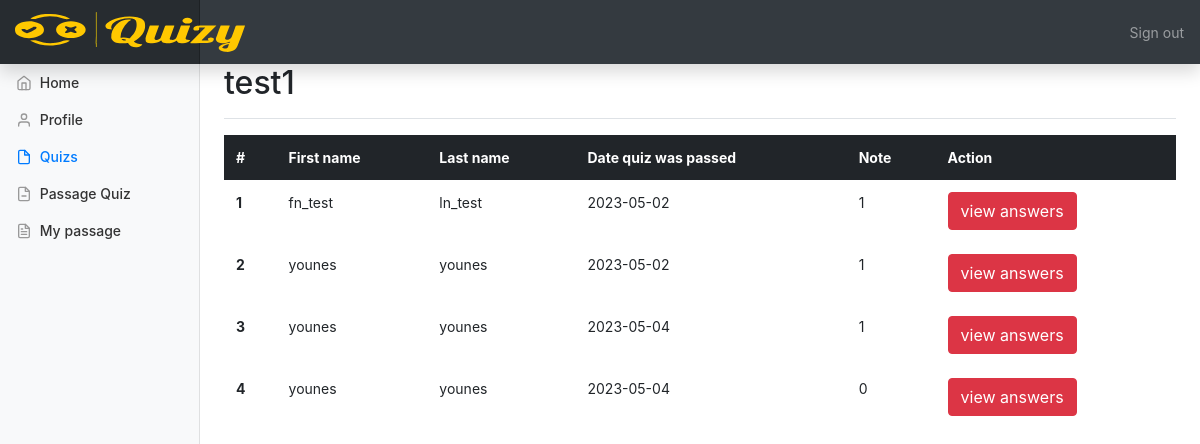
Page /includes/view_result.php?idQ=14 (signed in) on the earlier database version.
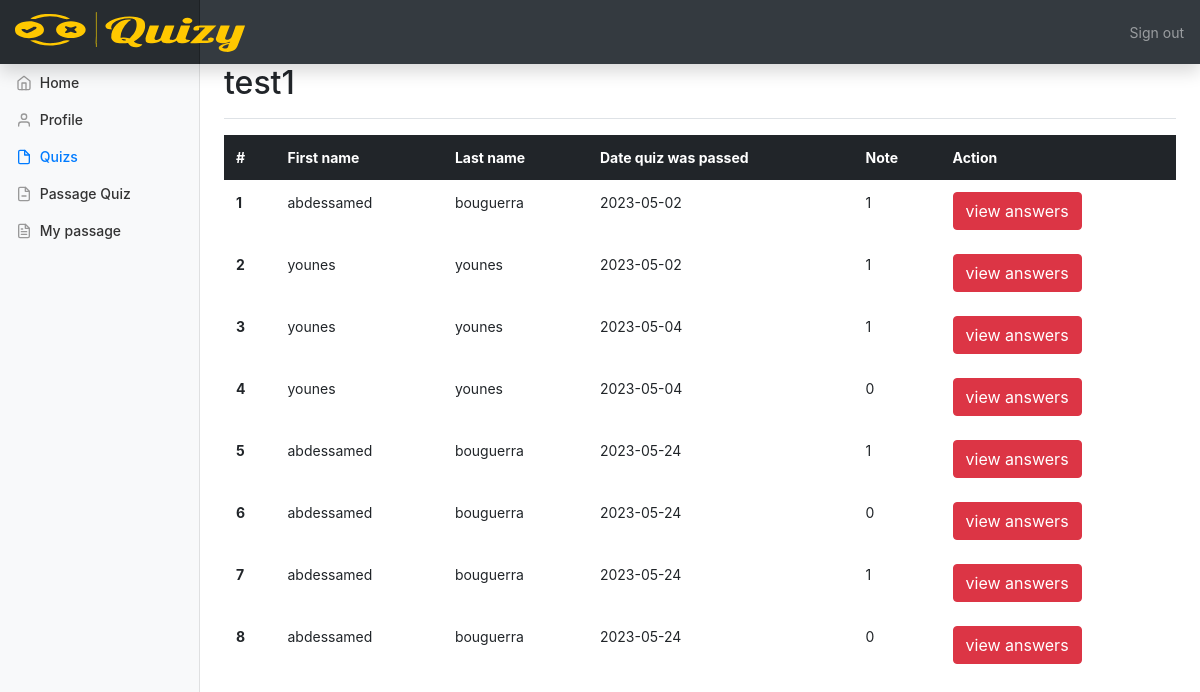
Same page on the later database version.
### tables this page shows
CREATE TABLE `pass_quiz` (
  `id_pass` int(11) NOT NULL,
  `id_user` int(11) DEFAULT NULL,
  `id_quiz` int(11) DEFAULT NULL,
  `date` date DEFAULT NULL,
  `note` int(11) DEFAULT NULL
);

CREATE TABLE `users` (
  `id_user` int(11) NOT NULL,
  `first_name` varchar(255) DEFAULT NULL,
  `last_name` varchar(255) DEFAULT NULL,
  `email` varchar(255) DEFAULT NULL,
  `mp` varchar(255) DEFAULT NULL,
  `role_admin` int(11) DEFAULT NULL
);

### includes/functions.php (called while the page is built, shortened)
<?php
function connect(){
$servername="localhost";
$DBuser ="root";
$DBpassword ="";
$DBname="pfe";
try {
    $conn = new PDO("mysql:host=$servername;dbname=$DBname", $DBuser, $DBpassword);
    $conn->setAttribute(PDO::ATTR_ERRMODE, PDO::ERRMODE_EXCEPTION);
  } catch(PDOException $e) {
    echo "Connection failed: " . $e->getMessage();
  }
  return $conn;
}
function getTitleQuiz($id){
  $conn = connect();
  $requette ="SELECT * FROM quiz WHERE id_quiz='$id'";
  $resultat =$conn->query($requette);
  $Quiz=$resultat->fetch();
  $titleQ=$Quiz['title_quiz'];
  return $titleQ;
}
?>

### includes/view_result_functions.php (called while the page is built)
<?php
include '../includes/functions.php';
function getPassQuizById($idQ)
{
    return connect()->query("SELECT * FROM pass_quiz WHERE id_quiz = $idQ")->fetchAll();
}
function getNameUsersPassQuiz($id_U)
{
    return connect()->query("SELECT first_name, last_name FROM users WHERE id_user = $id_U")->fetch();
}
?>

### includes/view_result.php (the view, shortened to what this page needs)
<?php
$idQ = $_GET['idQ'];
include '../includes/view_result_functions.php';
$passagesQuiz = getPassQuizById($idQ);
$titleQ = getTitleQuiz($idQ);
?>
<!doctype html>
<html lang="en">
<head>
	<link href="../css/bootstrap.min.css" rel="stylesheet">
	<link href="../css/dashboard.css" rel="stylesheet">
</head>
<body>
	<?php include '../includes/NavbarOfContent.php'; ?>
	<div class="container-fluid">
		<div class="row">
			<?php
			 include '../includes/sidebar.php';
			 ?>
			<main role="main" class="col-md-9 ml-sm-auto col-lg-10 px-4">
				<div class="d-flex justify-content-between flex-wrap flex-md-nowrap align-items-center pt-3 pb-2 mb-3 border-bottom">
					<h1 class="h2"><?php echo $titleQ;?></h1>
				</div>
				<div>
					<table class="table table-borderless">
						<thead class="table-dark ">
							<tr>
								<th scope="col">#</th>
								<th scope="col">First name</th>
								<th scope="col">Last name</th>
								<th scope="col">Date quiz was passed</th>
								<th scope="col">Note</th>
								<th scope="col">Action</th>
							</tr>
						</thead>
						<tbody>
							<?php
							$i = 0;
							foreach ($passagesQuiz as $passageQuiz) {
								$i++;
								$full_name=getNameUsersPassQuiz($passageQuiz['id_user']);
								?>
                              <tr>
                                <th scope="row"><?php echo $i ?></th>
                                <td><?php echo $full_name['first_name'] ?></td>
                                <td><?php echo $full_name['last_name'] ?></td>
                                <td><?php echo $passageQuiz['date'] ?></td>
								<td><?php echo $passageQuiz['note'] ?></td>
                                <td>
                                    <a class="btn btn-danger" href="../includes/ViewAnswersUser.php?id_Quiz=<?php echo$idQ?>&id_user=<?php echo$passageQuiz['id_user']?>&id_passQuiz=<?php echo$passageQuiz['id_pass']?>&activeMarke=quizs">view answers</a>
                                </td>
                              </tr>
                              <?php
							}
							?>
						</tbody>
					</table>
				</div>
			</main>
		</div>
	</div>
</body>
</html>

Differences in the rows shown:
changed through a linked row, pass_quiz (number 1 of 8 on the later page): id_user.first_name "fn_test" → "abdessamed"; id_user.last_name "ln_test" → "bouguerra"
added pass_quiz: id_user.first_name "abdessamed", id_user.last_name "bouguerra", date "2023-05-24", note "1"
added pass_quiz: id_user.first_name "abdessamed", id_user.last_name "bouguerra", date "2023-05-24", note "0"
added pass_quiz: id_user.first_name "abdessamed", id_user.last_name "bouguerra", date "2023-05-24", note "1"
added pass_quiz: id_user.first_name "abdessamed", id_user.last_name "bouguerra", date "2023-05-24", note "0"
